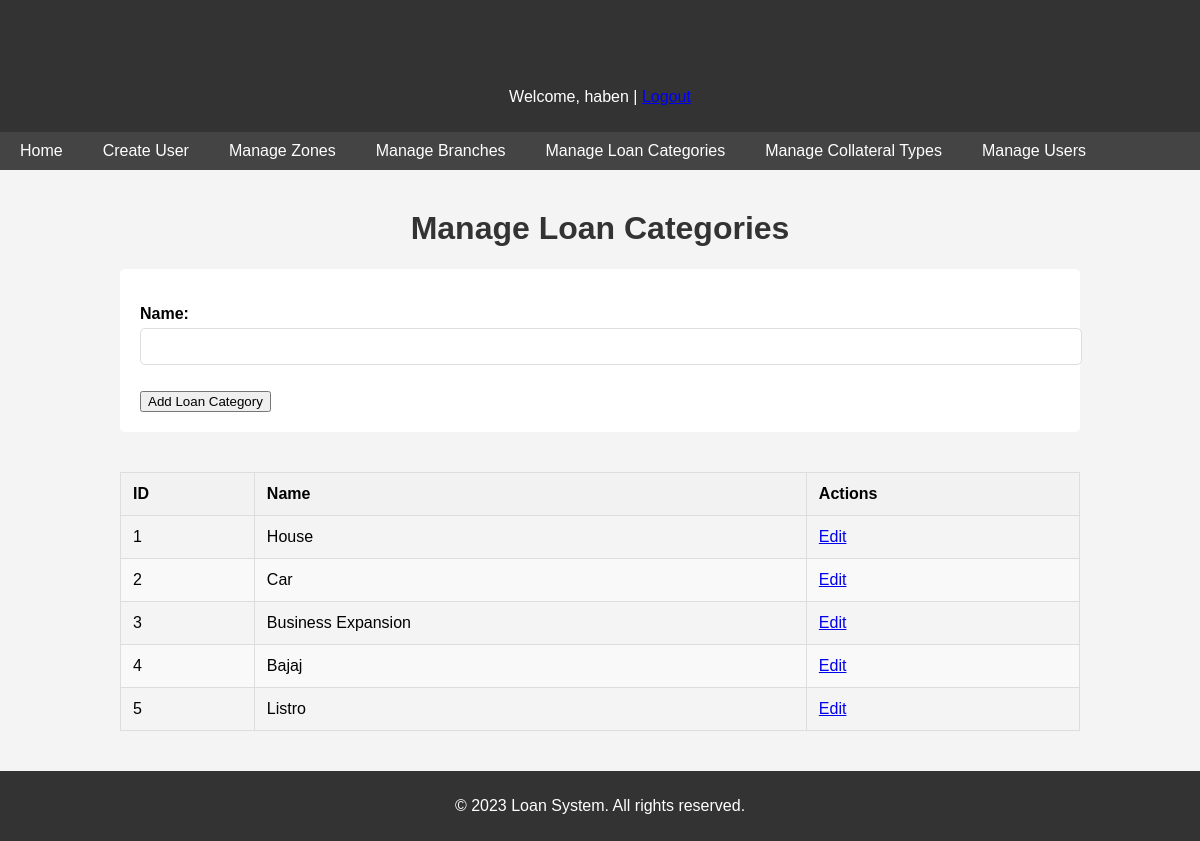
The app's page /manage_loan_categories/ (signed in) with its own data.
### loans/models.py (models this page shows, shortened)
class CustomUser(AbstractUser):
    USER_ROLES = [
        ('loan_officer', 'Loan Officer'),
        ('finance', 'Finance'),
        ('operational_manager', 'Operational Manager'),
        ('manager', 'Manager')
    ]
    role = models.CharField(max_length=20, choices=USER_ROLES)
    phone_number = models.CharField(max_length=20)
    zone = models.ForeignKey(Zone, on_delete=models.SET_NULL, null=True, blank=True)
    branch = models.ForeignKey(Branch, on_delete=models.SET_NULL, null=True, blank=True)

class LoanCategory(models.Model):
    name = models.CharField(max_length=255)

### loans/views.py (the view)
# urls.py: path('manage_loan_categories/', views.manage_loan_categories, name='manage_loan_categories'),
@login_required
@user_passes_test(lambda u: u.is_superuser)
def manage_loan_categories(request):
    categories = LoanCategory.objects.all()
    if request.method == 'POST':
        form = LoanCategoryForm(request.POST)
        if form.is_valid():
            form.save()
            return redirect('manage_loan_categories')
    else:
        form = LoanCategoryForm()
    return render(request, 'loans/manage_loan_categories.html', {'categories': categories, 'form': form})

### loans/forms.py
class LoanCategoryForm(forms.ModelForm):
    class Meta:
        model = LoanCategory
        fields = ['name']

### templates/loans/manage_loan_categories.html (shortened to what this page needs)
{% extends "base.html" %}
{% block content %}
<h1>Manage Loan Categories</h1>
<form method="post">
    {{ form.as_p }}
    <button type="submit">Add Loan Category</button>
</form>
<div class="table-container">
    <table>
        <thead>
            <tr>
                <th>ID</th>
                <th>Name</th>
                <th>Actions</th>
            </tr>
        </thead>
        <tbody>
            {% for category in categories %}
            <tr>
                <td>{{ category.id }}</td>
                <td>{{ category.name }}</td>
                <td><a href="{% url 'edit_loan_category' category.id %}">Edit</a></td>
            </tr>
            {% endfor %}
        </tbody>
    </table>
</div>
{% endblock %}

### templates/base.html (shortened to what this page needs)
<!DOCTYPE html>
<html>
<head>
    {% load static %}
    <link rel="stylesheet" type="text/css" href="{% static 'css/styles.css' %}">
</head>
<body>
    <header>
        <h1>Loan System</h1>
        {% if user.is_authenticated %}
            <p>Welcome, {{ user.username }} | <a href="{% url 'logout' %}">Logout</a></p>
        {% else %}
            <p><a href="{% url 'login' %}">Login</a></p>
        {% endif %}
    </header>
    <nav>
        <a href="{% url 'home' %}">Home</a>
        {% if user.is_authenticated %}
            {% if user.is_superuser %}
                <a href="{% url 'create_user' %}">Create User</a>
                <a href="{% url 'manage_zones' %}">Manage Zones</a>
                <a href="{% url 'manage_branches' %}">Manage Branches</a>
                <a href="{% url 'manage_loan_categories' %}">Manage Loan Categories</a>
                <a href="{% url 'manage_collateral_types' %}">Manage Collateral Types</a>
                <a href="{% url 'manage_users' %}">Manage Users</a>
            {% endif %}
        {% endif %}
    </nav>
    <div class="container">
        {% block content %}
        {% endblock %}
    </div>
    <footer>
        <p>&copy; 2023 Loan System. All rights reserved.</p>
    </footer>
</body>
</html>

### static/css/styles.css (style rules this page uses)
body { font-family: Arial, sans-serif; margin: 0; padding: 0; background-color: #f4f4f4; }
header { background-color: #333; color: white; padding: 10px 0; text-align: center; }
nav { margin: 0; padding: 0; background-color: #444; overflow: hidden; }
nav a { float: left; display: block; color: white; text-align: center; padding: 14px 20px; text-decoration: none; }
.container { width: 80%; margin: auto; overflow: hidden; }
h1 { margin-top: 20px; text-align: center; color: #333; }
form { background: white; padding: 20px; border-radius: 5px; margin: 20px 0; }
form label { display: block; margin-bottom: 5px; font-weight: bold; }
form input[type="text"], form input[type="password"], form select, form textarea { width: 100%; padding: 10px; margin-bottom: 10px; border: 1px solid #ddd; border-radius: 5px; }
body { display: flex; flex-direction: column; min-height: 100vh; margin: 0; }
.container { flex: 1; overflow: auto; padding: 20px; }
footer { text-align: center; padding: 10px 0; background-color: #333; color: white; position: relative; bottom: 0; width: 100%; }
.table-container { max-height: 400px; overflow-y: auto; margin-top: 20px; }
table { width: 100%; border-collapse: collapse; margin: 20px 0; }
table, th, td { border: 1px solid #ddd; }
th, td { padding: 12px; text-align: left; }
th { background-color: #f2f2f2; color: black; }
tr:nth-child(even) { background-color: #f9f9f9; }
nav { display: flex; background-color: #444; overflow: hidden; }
nav a { padding: 10px 20px; text-align: center; color: white; text-decoration: none; display: inline-block; }

### templates/base.html (style rules this page uses)
body { display: flex; flex-direction: column; min-height: 100vh; margin: 0; }
.container { flex: 1; overflow: auto; padding: 20px; }
footer { text-align: center; padding: 10px 0; background-color: #333; color: white; position: relative; bottom: 0; width: 100%; }
.table-container { max-height: 400px; overflow-y: auto; margin-top: 20px; }
table { width: 100%; border-collapse: collapse; margin: 20px 0; }
table, th, td { border: 1px solid #ddd; }
th, td { padding: 12px; text-align: left; }
th { background-color: #f2f2f2; color: black; }
tr:nth-child(even) { background-color: #f9f9f9; }
nav { display: flex; background-color: #444; overflow: hidden; }
nav a { padding: 10px 20px; text-align: center; color: white; text-decoration: none; display: inline-block; }

### records on screen
CustomUser: username "haben"
LoanCategory: id "1", name "House"
LoanCategory: id "2", name "Car"
LoanCategory: id "3", name "Business Expansion"
LoanCategory: id "4", name "Bajaj"
LoanCategory: id "5", name "Listro"
